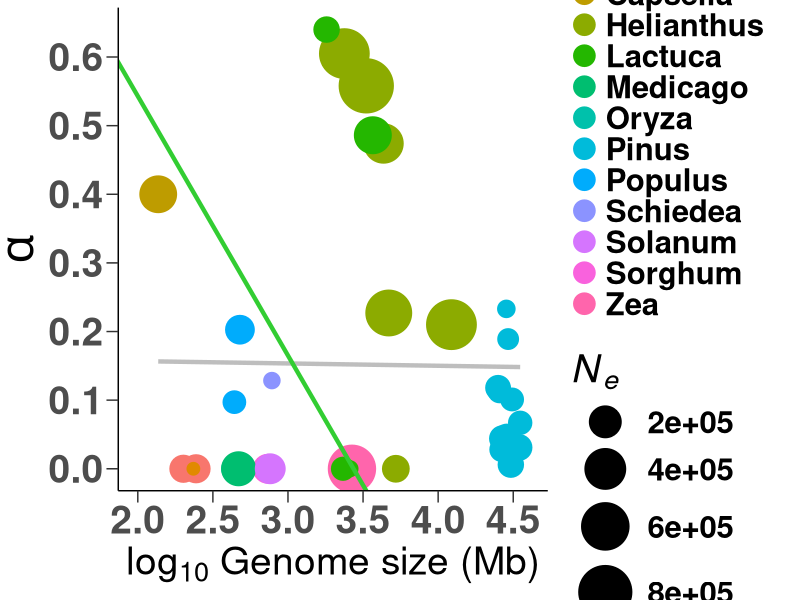
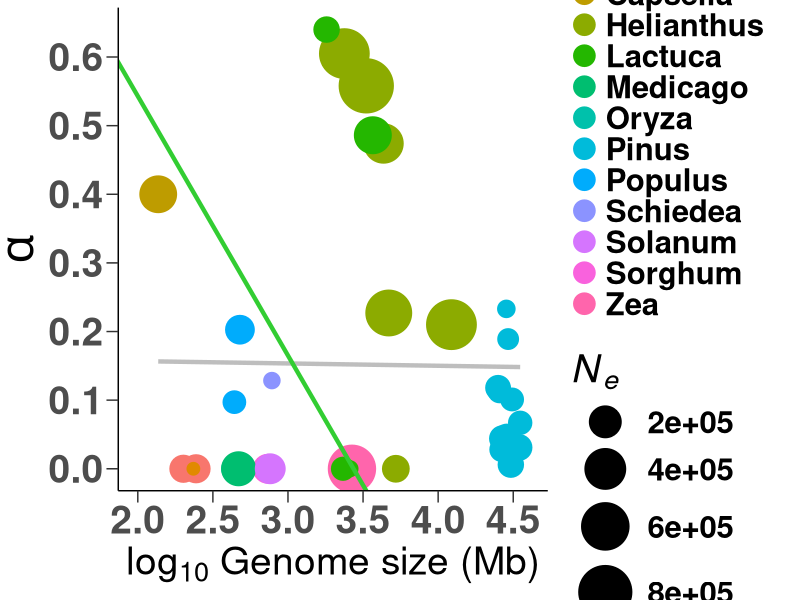

The R script that drew these images, in order: (Note: this script raises an error after producing the figures.)
## ---- chunk 1
knitr::opts_chunk$set(echo = TRUE)
## ---- chunk 2

library(ggplot2)
library(cowplot)
library(viridis)
alpha_raw <- read.csv("../data/alpha_values.csv",header = T)
## ---- chunk 3

myshapes <- data.frame(name=factor(alpha_raw$genus),
                       num=as.numeric(factor(alpha_raw$genus)))
shapes <- as.numeric(factor(alpha_raw$genus))
shapes <- replace(shapes,shapes<=3,16)
shapes <- replace(shapes,shapes>=9,16)
shapes <- replace(shapes,shapes==6,16)
shapes <- replace(shapes,shapes==7,16)
shapes <- replace(shapes,shapes==4,17) # Helianthus triangle
shapes <- replace(shapes,shapes==8,18)  #Pinus dimond
shapes <- replace(shapes,shapes==5,15)  # Lactuca box
myshapes$shapes <- shapes

aplot <- ggplot(alpha_raw, aes(x=log(genome_1C_mb,10), 
                               y=derived_alpha)) +
 geom_smooth(data=alpha_raw,aes(x=log(genome_1C_mb,10),y=derived_alpha),method = "lm", se = FALSE,color='grey',size=1.5)+
  geom_point(aes(color=genus,size=Ne)) + 
  scale_size_continuous(range = c(4, 18))+ 
  scale_x_continuous(breaks = seq(2, 5.5, by = 0.5),
                     limits = c(2,4.6)) + 
  scale_y_continuous(breaks = seq(0, .6, by = 0.1)) + 
  theme_classic() + 
  theme(text = element_text(face="bold",size = 28),
        axis.ticks.length=unit(3,"mm"),
        axis.title.y = element_text(size = 34,face='bold')) + 
    guides(colour = guide_legend(override.aes = list(size=7))) +
  labs(x = expression(paste(log[10]," Genome size (Mb)")), 
       y = expression(alpha),
       colour = "Genus",size=expression(italic(paste(N[e])))) +
  # Add phylogenetically corrected regression line
  geom_abline(intercept=1.299,slope=-0.378,color='limegreen',size=1.5) +
  theme(axis.text=element_text(size=28),axis.title.x=element_text(size=28,face="bold"))

aplot
ggsave("../figure/Figure3_alpha_GS.pdf",plot = aplot,width = 14,height = 8,dpi = 400)

## ---- chunk 4
ggplotColours <- function(n = 6, h = c(0, 360) + 15){
  if ((diff(h) %% 360) < 1) h[2] <- h[2] - 360/n
  hcl(h = (seq(h[1], h[2], length = n)), c = 100, l = 65)
}

## ---- chunk 5
heli<- filter(alpha_raw,genus %in% c('Helianthus'))

ggplot(heli, aes(x=genome_1C_mb,y=derived_alpha)) +
 geom_smooth(data=heli,aes(x=genome_1C_mb,y=derived_alpha),method = "lm", se = FALSE,color='grey',size=1.5)+
  geom_point(aes(size=Ne),color=ggplotColours(n=12)[4]) + 
  scale_size_continuous(range = c(4, 18))+ 
  theme(text = element_text(face="bold",size = 18),
        axis.ticks.length=unit(3,"mm")) + 
  labs(x = "Genome size [Mb]", 
       y = expression(alpha),
       colour = "Genus",size=expression(paste(N[e]))) +
  theme(axis.text=element_text(size=24),axis.title=element_text(size=28,face="bold"),text=element_text(size=24))
  # Add phylogenetically corrected regression line


ggsave("../figure/Alpha_GS_helianthus.png",width = 12.5,height = 8)

## ---- chunk 6
pinus<- filter(alpha_raw,genus %in% c('Pinus'))

ggplot(pinus, aes(x=genome_1C_mb,y=derived_alpha)) +
 geom_smooth(data=pinus,aes(x=genome_1C_mb,y=derived_alpha),method = "lm", se = FALSE,color='grey',size=1.5)+
  geom_point(aes(size=Ne),color=ggplotColours(n=12)[8]) + 
  scale_size_continuous(range = c(4, 18))+ 
  theme(text = element_text(face="bold",size = 18),
        axis.ticks.length=unit(3,"mm")) + 
  labs(x = "Genome size [Mb]", 
       y = expression(alpha),
       colour = "Genus",size=expression(paste(N[e]))) +
  theme(axis.text=element_text(size=24),axis.title=element_text(size=28,face="bold"),text=element_text(size=24))
  # Add phylogenetically corrected regression line


ggsave("../figure/Alpha_GS_pinus.png",width = 12.5,height = 8)
